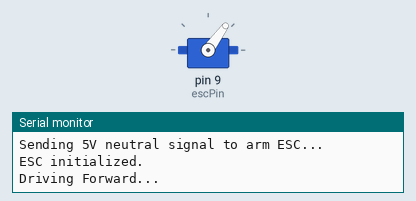
A sketch run on a simulated Arduino Uno, built with avr-gcc and run on an emulated ATmega328P. On the bench: servo, the last lines printed to the serial monitor.

Above: at 4.05 s.
At 10.0 s:
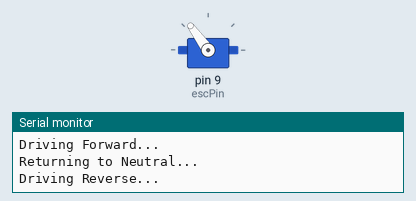
At 16.0 s:
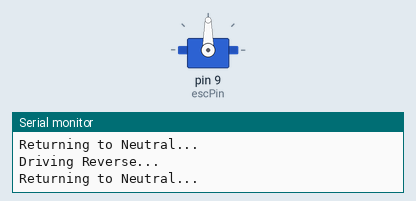
Timing chart, 0 to 19.6 s (numbered marks = the images above):
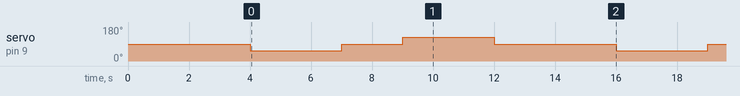

Measured:
- by itself, servo on pin 9 (escPin): repeats every 12.0 s: 90° 2.0 s, 126° 3.0 s, 90° 4.0 s, 54° 3.0 s

The sketch:

ESC_ArduinoUNO.ino
```cpp
#include <Servo.h>

Servo bldcESC;
// Brown wire - GND
// Orange wire - 5V
const int escPin = 9; // Yellow wire
const int neutralSignal = 1500;

// The borrowed helper function to clean up the loop
void writeUsAndWait(const int pulseUs, const uint32_t holdMs) {
  bldcESC.writeMicroseconds(pulseUs);
  delay(holdMs);
}

void setup() {
  Serial.begin(115200);

  // The Uno handles timers automatically; just attach with the min/max pulse
  bldcESC.attach(escPin, 1000, 2000);

  Serial.println("Sending 5V neutral signal to arm ESC...");
  writeUsAndWait(neutralSignal, 4000); // Hold 1500us for 4 seconds to arm

  Serial.println("ESC initialized.");
}

void loop() {
  // Drives Better this way!
  Serial.println("Driving Forward...");
  writeUsAndWait(1300, 3000);

  Serial.println("Returning to Neutral...");
  writeUsAndWait(neutralSignal, 2000);

  Serial.println("Driving Reverse...");
  writeUsAndWait(1700, 3000);

  Serial.println("Returning to Neutral...");
  writeUsAndWait(neutralSignal, 4000);
}
```
